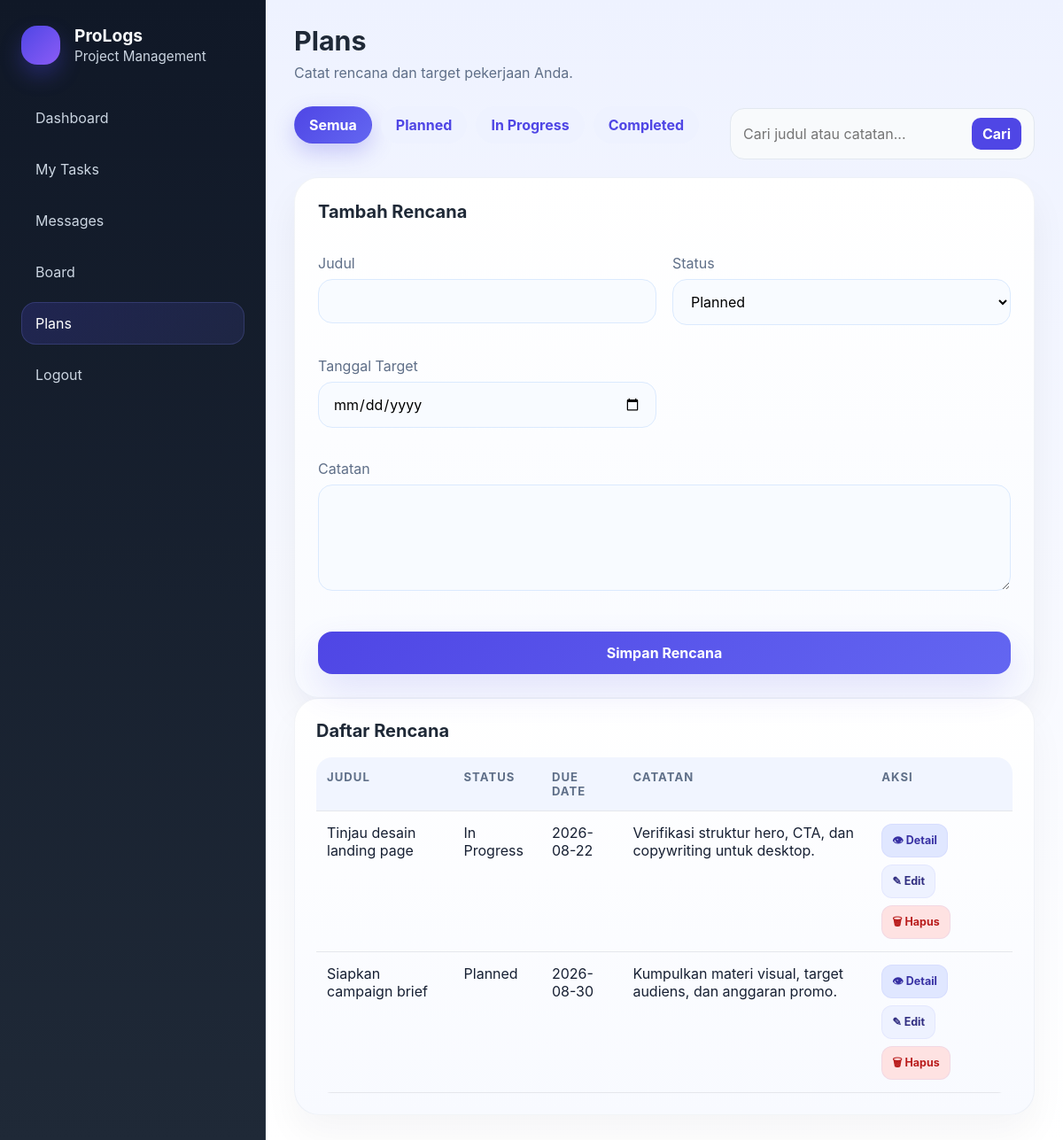
Page /plans.php (signed in) on the committed database.
### tables this page shows
CREATE TABLE IF NOT EXISTS plans (
    id INT AUTO_INCREMENT PRIMARY KEY,
    user_id INT NOT NULL,
    title VARCHAR(150) NOT NULL,
    notes TEXT,
    due_date DATE NULL,
    status VARCHAR(50) NOT NULL DEFAULT 'Planned',
    created_at TIMESTAMP DEFAULT CURRENT_TIMESTAMP,
    FOREIGN KEY (user_id) REFERENCES users(id) ON DELETE CASCADE
);

### db.php (called while the page is built, shortened)
<?php
$config = require __DIR__ . '/config.php';
function db()
{
    static $pdo = null;
    if ($pdo === null) {
        global $config;
        if (!empty($config['db_socket'])) {
            $dsn = sprintf(
                'mysql:dbname=%s;charset=%s;unix_socket=%s',
                $config['db_name'],
                $config['db_charset'],
                $config['db_socket']
            );
        }
        $pdo = new PDO($dsn, $config['db_user'], $config['db_pass'], [
            PDO::ATTR_ERRMODE => PDO::ERRMODE_EXCEPTION,
            PDO::ATTR_DEFAULT_FETCH_MODE => PDO::FETCH_ASSOC,
        ]);
        seedSampleData($pdo);
    }
    return $pdo;
}
function seedSampleData(PDO $pdo)
{
    try {
        $pdo->exec("CREATE TABLE IF NOT EXISTS clients (
            id INT AUTO_INCREMENT PRIMARY KEY,
            name VARCHAR(150) NOT NULL,
            email VARCHAR(150) NOT NULL,
            client_file VARCHAR(255) NULL,
            created_at TIMESTAMP DEFAULT CURRENT_TIMESTAMP
        ) ENGINE=InnoDB DEFAULT CHARSET=utf8mb4");
        $pdo->exec("ALTER TABLE clients ADD COLUMN IF NOT EXISTS client_file VARCHAR(255) NULL AFTER email");
        $pdo->exec("CREATE TABLE IF NOT EXISTS notifications (
            id INT AUTO_INCREMENT PRIMARY KEY,
            user_id INT NULL,
            title VARCHAR(150) NOT NULL,
            message TEXT NOT NULL,
            is_read TINYINT(1) NOT NULL DEFAULT 0,
            created_at TIMESTAMP DEFAULT CURRENT_TIMESTAMP,
            FOREIGN KEY (user_id) REFERENCES users(id) ON DELETE CASCADE
        ) ENGINE=InnoDB DEFAULT CHARSET=utf8mb4");
        $pdo->exec("CREATE TABLE IF NOT EXISTS messages (
            id INT AUTO_INCREMENT PRIMARY KEY,
            sender_user_id INT NOT NULL,
            receiver_user_id INT NULL,
            subject VARCHAR(150) NOT NULL,
            message TEXT NOT NULL,
            created_at TIMESTAMP DEFAULT CURRENT_TIMESTAMP,
            FOREIGN KEY (sender_user_id) REFERENCES users(id) ON DELETE CASCADE,
            FOREIGN KEY (receiver_user_id) REFERENCES users(id) ON DELETE SET NULL
        ) ENGINE=InnoDB DEFAULT CHARSET=utf8mb4");
        $pdo->exec("CREATE TABLE IF NOT EXISTS plans (
            id INT AUTO_INCREMENT PRIMARY KEY,
            user_id INT NOT NULL,
            title VARCHAR(150) NOT NULL,
            notes TEXT,
            due_date DATE NULL,
            status VARCHAR(50) NOT NULL DEFAULT 'Planned',
            created_at TIMESTAMP DEFAULT CURRENT_TIMESTAMP,
            FOREIGN KEY (user_id) REFERENCES users(id) ON DELETE CASCADE
        ) ENGINE=InnoDB DEFAULT CHARSET=utf8mb4");
        $pdo->exec("CREATE TABLE IF NOT EXISTS projects (
            id INT AUTO_INCREMENT PRIMARY KEY,
            name VARCHAR(150) NOT NULL,
            description TEXT,
            project_file VARCHAR(255) NULL,
            status VARCHAR(50) NOT NULL DEFAULT 'Active',
            created_at TIMESTAMP DEFAULT CURRENT_TIMESTAMP
        ) ENGINE=InnoDB DEFAULT CHARSET=utf8mb4");
        $pdo->exec("ALTER TABLE projects ADD COLUMN IF NOT EXISTS project_file VARCHAR(255) NULL AFTER description");
        $pdo->exec("CREATE TABLE IF NOT EXISTS activity_logs (
            id INT AUTO_INCREMENT PRIMARY KEY,
            user_id INT NULL,
            module VARCHAR(100) NOT NULL,
            action VARCHAR(100) NOT NULL,
            details TEXT NULL,
            created_at TIMESTAMP DEFAULT CURRENT_TIMESTAMP,
            FOREIGN KEY (user_id) REFERENCES users(id) ON DELETE SET NULL
        ) ENGINE=InnoDB DEFAULT CHARSET=utf8mb4");
        $pdo->exec("ALTER TABLE tasks ADD COLUMN IF NOT EXISTS task_file VARCHAR(255) NULL AFTER description");
    } catch (PDOException $e) {
        return;
    }
    try {
        $userCount = $pdo->query('SELECT COUNT(*) AS total FROM users')->fetch(PDO::FETCH_ASSOC);
    } catch (PDOException $e) {
        return;
    }
    try {
        $clientCount = $pdo->query('SELECT COUNT(*) AS total FROM clients')->fetch(PDO::FETCH_ASSOC);
    } catch (PDOException $e) {
        return;
    }
    try {
        $projectCount = $pdo->query('SELECT COUNT(*) AS total FROM projects')->fetch(PDO::FETCH_ASSOC);
    } catch (PDOException $e) {
        return;
    }
    try {
        $notificationCount = $pdo->query('SELECT COUNT(*) AS total FROM notifications')->fetch(PDO::FETCH_ASSOC);
    } catch (PDOException $e) {
        return;
    }
    try {
        $messageCount = $pdo->query('SELECT COUNT(*) AS total FROM messages')->fetch(PDO::FETCH_ASSOC);
    } catch (PDOException $e) {
        return;
    }
    try {
        $planCount = $pdo->query('SELECT COUNT(*) AS total FROM plans')->fetch(PDO::FETCH_ASSOC);
    } catch (PDOException $e) {
        return;
    }
    try {
        $activityCount = $pdo->query('SELECT COUNT(*) AS total FROM activity_logs')->fetch(PDO::FETCH_ASSOC);
    } catch (PDOException $e) {
        return;
    }
    if (!$activityCount || intval($activityCount['total']) === 0) {
        $adminUser = $pdo->query("SELECT id FROM users WHERE role = 'admin' LIMIT 1")->fetch(PDO::FETCH_ASSOC);
        if ($adminUser) {
            $pdo->exec("INSERT INTO activity_logs (user_id, module, action, details, created_at) VALUES
                (" . intval($adminUser['id']) . ", 'dashboard', 'login', 'Admin login berhasil.', NOW()),
                (" . intval($adminUser['id']) . ", 'projects', 'create', 'Project Client Website dibuat.', NOW()),
                (" . intval($adminUser['id']) . ", 'tasks', 'create', 'Tugas review UI dibuat untuk user.', NOW())");
        }
    }
    try {
        $taskCount = $pdo->query('SELECT COUNT(*) AS total FROM tasks')->fetch(PDO::FETCH_ASSOC);
    } catch (PDOException $e) {
        return;
    }
}
function fetchAll($sql, $params = [])
{
    $stmt = db()->prepare($sql);
    $stmt->execute($params);
    return $stmt->fetchAll();
}

### plans.php (the view, shortened to what this page needs)
<?php
require_once __DIR__ . '/db.php';
$user = $_SESSION['user'];
$statusFilter = isset($_GET['status']) ? trim($_GET['status']) : 'all';
$searchTerm = trim((string)($_GET['search'] ?? ''));
$editPlan = null;
$planQuery = 'SELECT * FROM plans WHERE user_id = :uid';
$planParams = [':uid' => $user['id']];
$planQuery .= ' ORDER BY due_date ASC, created_at DESC';
$plans = fetchAll($planQuery, $planParams);
?>
<!DOCTYPE html>
<html lang="id">
<head>
    <link rel="stylesheet" href="assets/css/style.css">
</head>
<body>
    <div class="app-shell">
        <aside class="sidebar">
            <div class="logo">
                <div class="logo-mark"></div>
                <div>
                    <strong>ProLogs</strong>
                    <p>Project Management</p>
                </div>
            </div>
            <nav class="menu">
                <a class="menu-item" href="dashboard.php">Dashboard</a>
                <a class="menu-item" href="tasks.php">My Tasks</a>
                <a class="menu-item" href="messages.php">Messages</a>
                <a class="menu-item" href="board.php">Board</a>
                <a class="menu-item active" href="plans.php">Plans</a>
                <a class="menu-item" href="logout.php">Logout</a>
            </nav>
        </aside>
        <main class="main-content">
            <header class="topbar">
                <div class="page-title">
                    <h2>Plans</h2>
                    <p>Catat rencana dan target pekerjaan Anda.</p>
                </div>
            </header>
            <div class="toolbar-row">
                <div class="status-tabs">
                    <a href="plans.php?status=all<?php echo $searchTerm !== '' ? '&search=' . urlencode($searchTerm) : ''; ?>" class="status-tab <?php echo $statusFilter === 'all' ? 'active' : ''; ?>">Semua</a>
                    <a href="plans.php?status=Planned<?php echo $searchTerm !== '' ? '&search=' . urlencode($searchTerm) : ''; ?>" class="status-tab <?php echo $statusFilter === 'Planned' ? 'active' : ''; ?>">Planned</a>
                    <a href="plans.php?status=In Progress<?php echo $searchTerm !== '' ? '&search=' . urlencode($searchTerm) : ''; ?>" class="status-tab <?php echo $statusFilter === 'In Progress' ? 'active' : ''; ?>">In Progress</a>
                    <a href="plans.php?status=Completed<?php echo $searchTerm !== '' ? '&search=' . urlencode($searchTerm) : ''; ?>" class="status-tab <?php echo $statusFilter === 'Completed' ? 'active' : ''; ?>">Completed</a>
                </div>
                <form class="search-box" method="get">
                    <input type="text" name="search" value="<?php echo htmlspecialchars($searchTerm); ?>" placeholder="Cari judul atau catatan...">
                    <button type="submit">Cari</button>
                </form>
            </div>
            <section class="panel">
                <h3><?php echo $editPlan ? 'Edit Rencana' : 'Tambah Rencana'; ?></h3>
                <form method="post" class="form-grid">
                    <div>
                        <label>Judul</label>
                        <input type="text" name="title" value="<?php echo htmlspecialchars($editPlan['title'] ?? ''); ?>" required>
                    </div>
                    <div>
                        <label>Status</label>
                        <select name="status">
                            <?php foreach (['Planned', 'In Progress', 'Completed'] as $statusOption): ?>
                                <option value="<?php echo htmlspecialchars($statusOption); ?>" <?php echo (($editPlan['status'] ?? 'Planned') === $statusOption) ? 'selected' : ''; ?>><?php echo htmlspecialchars($statusOption); ?></option>
                            <?php endforeach; ?>
                        </select>
                    </div>
                    <div>
                        <label>Tanggal Target</label>
                        <input type="date" name="due_date" value="<?php echo htmlspecialchars($editPlan['due_date'] ?? ''); ?>">
                    </div>
                    <div class="full-width">
                        <label>Catatan</label>
                        <textarea name="notes" rows="4"><?php echo htmlspecialchars($editPlan['notes'] ?? ''); ?></textarea>
                    </div>
                    <div class="full-width">
                        <button type="submit" class="btn-primary"><?php echo $editPlan ? 'Update Rencana' : 'Simpan Rencana'; ?></button>
                    </div>
                </form>
            </section>
            <section class="panel table-card">
                <h3>Daftar Rencana</h3>
                <div class="table-wrap">
                    <table>
                        <thead>
                            <tr>
                                <th>Judul</th>
                                <th>Status</th>
                                <th>Due Date</th>
                                <th>Catatan</th>
                                <th>Aksi</th>
                            </tr>
                        </thead>
                        <tbody>
                            <?php if (empty($plans)): ?>
                                <tr>
                                    <td colspan="5" class="text-center">Belum ada rencana.</td>
                                </tr>
                            <?php else: ?>
                                <?php foreach ($plans as $plan): ?>
                                    <tr>
                                        <td><?php echo htmlspecialchars($plan['title']); ?></td>
                                        <td><?php echo htmlspecialchars($plan['status']); ?></td>
                                        <td><?php echo htmlspecialchars($plan['due_date']); ?></td>
                                        <td><?php echo htmlspecialchars($plan['notes']); ?></td>
                                        <td>
                                            <div class="action-row">
                                                <a class="button-link view" href="plans.php?status=<?php echo urlencode($statusFilter); ?>&detail=<?php echo (int)$plan['id']; ?>">👁 Detail</a>
                                                <a class="button-link edit" href="plans.php?edit=<?php echo (int)$plan['id']; ?>">✎ Edit</a>
                                                <a class="button-link delete" href="plans.php?delete=<?php echo (int)$plan['id']; ?>" onclick="return confirm('Hapus rencana ini?');">🗑 Hapus</a>
                                            </div>
                                        </td>
                                    </tr>
                                <?php endforeach; ?>
                            <?php endif; ?>
                        </tbody>
                    </table>
                </div>
            </section>
        </main>
    </div>
</body>
</html>

### rows in the picture
plans: title "Tinjau desain landing page", status "In Progress", due_date "2026-08-22", notes "Verifikasi struktur hero, CTA, dan copywriting untuk desktop."
plans: title "Siapkan campaign brief", status "Planned", due_date "2026-08-30", notes "Kumpulkan materi visual, target audiens, dan anggaran promo."

### other values in the picture
form field status "Planned"
